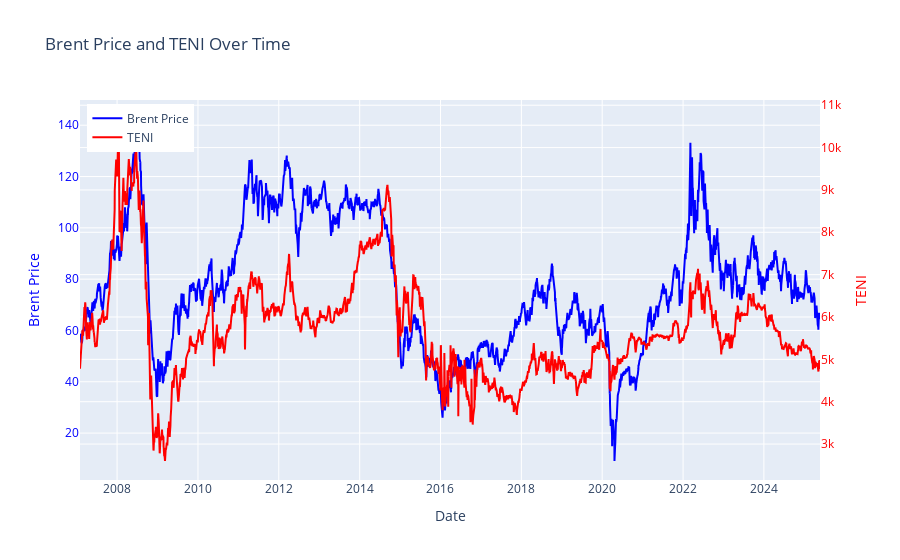

Write notebook code for a chart like this one.
### Markdown cell above
## Brent Price and TENI

### Code cell
import plotly.graph_objects as go

fig = go.Figure()

# First line - Brent Price (left y-axis)
fig.add_trace(go.Scatter(
    x=df_dataset["observation_date"],
    y=df_dataset["BrentPrice"],
    name="Brent Price",
    yaxis="y1",
    line=dict(color="blue")
))

# Second line - TENI (right y-axis)
fig.add_trace(go.Scatter(
    x=df_dataset["observation_date"],
    y=df_dataset["TENI_price"],
    name="TENI",
    yaxis="y2",
    line=dict(color="red")
))

# Layout with two y-axes
fig.update_layout(
    title="Brent Price and TENI Over Time",
    xaxis=dict(title="Date"),
    yaxis=dict(
        title="Brent Price",
        titlefont=dict(color="blue"),
        tickfont=dict(color="blue")
    ),
    yaxis2=dict(
        title="TENI",
        titlefont=dict(color="red"),
        tickfont=dict(color="red"),
        overlaying="y",
        side="right"
    ),
    legend=dict(x=0.01, y=0.99)
)

fig.show()

### Figure 1 — Plotly figure (JSON) as saved in the notebook; plotly's stock layout.template omitted (floating-point values rounded to 4 significant figures; data arrays with more than 128 entries replaced by an {"elided": "..."} marker saying what was removed)
{"data": [{"line": {"color": "blue"}, "name": "Brent Price", "type": "scatter", "x": {"elided": "3327 str values"}, "y": {"elided": "3327 float values"}, "yaxis": "y"}, {"line": {"color": "red"}, "name": "TENI", "type": "scatter", "x": {"elided": "3327 str values"}, "y": {"elided": "3327 float values"}, "yaxis": "y2"}], "layout": {"legend": {"x": 0.01, "y": 0.99}, "title": {"text": "Brent Price and TENI Over Time"}, "xaxis": {"title": {"text": "Date"}}, "yaxis": {"tickfont": {"color": "blue"}, "title": {"font": {"color": "blue"}, "text": "Brent Price"}}, "yaxis2": {"overlaying": "y", "side": "right", "tickfont": {"color": "red"}, "title": {"font": {"color": "red"}, "text": "TENI"}}}}
